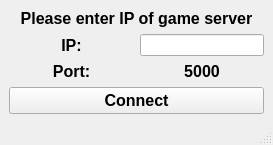
<?xml version="1.0" encoding="UTF-8"?>
<ui version="4.0">
 <class>AskForIP_Interface</class>
 <widget class="QMainWindow" name="AskForIP_Interface">
  <property name="geometry">
   <rect>
    <x>0</x>
    <y>0</y>
    <width>273</width>
    <height>145</height>
   </rect>
  </property>
  <property name="windowTitle">
   <string>MainWindow</string>
  </property>
  <widget class="QWidget" name="centralwidget">
   <layout class="QHBoxLayout" name="horizontalLayout">
    <item>
     <layout class="QVBoxLayout" name="verticalLayout">
      <item>
       <widget class="QLabel" name="label_Header">
        <property name="sizePolicy">
         <sizepolicy hsizetype="Minimum" vsizetype="Minimum">
          <horstretch>0</horstretch>
          <verstretch>0</verstretch>
         </sizepolicy>
        </property>
        <property name="font">
         <font>
          <pointsize>12</pointsize>
          <weight>75</weight>
          <bold>true</bold>
         </font>
        </property>
        <property name="layoutDirection">
         <enum>Qt::LeftToRight</enum>
        </property>
        <property name="text">
         <string>Please enter IP of game server</string>
        </property>
        <property name="alignment">
         <set>Qt::AlignCenter</set>
        </property>
       </widget>
      </item>
      <item>
       <layout class="QGridLayout" name="gridLayout">
        <item row="0" column="0">
         <widget class="QLabel" name="label_IP">
          <property name="sizePolicy">
           <sizepolicy hsizetype="Minimum" vsizetype="Minimum">
            <horstretch>0</horstretch>
            <verstretch>0</verstretch>
           </sizepolicy>
          </property>
          <property name="font">
           <font>
            <pointsize>12</pointsize>
            <weight>75</weight>
            <bold>true</bold>
           </font>
          </property>
          <property name="text">
           <string>IP:</string>
          </property>
          <property name="alignment">
           <set>Qt::AlignCenter</set>
          </property>
         </widget>
        </item>
        <item row="0" column="2">
         <widget class="QLineEdit" name="lineEdit_IP">
          <property name="sizePolicy">
           <sizepolicy hsizetype="Minimum" vsizetype="Minimum">
            <horstretch>0</horstretch>
            <verstretch>0</verstretch>
           </sizepolicy>
          </property>
          <property name="alignment">
           <set>Qt::AlignCenter</set>
          </property>
         </widget>
        </item>
        <item row="1" column="0">
         <widget class="QLabel" name="label_Port">
          <property name="sizePolicy">
           <sizepolicy hsizetype="Minimum" vsizetype="Minimum">
            <horstretch>0</horstretch>
            <verstretch>0</verstretch>
           </sizepolicy>
          </property>
          <property name="font">
           <font>
            <pointsize>12</pointsize>
            <weight>75</weight>
            <bold>true</bold>
           </font>
          </property>
          <property name="text">
           <string>Port:</string>
          </property>
          <property name="alignment">
           <set>Qt::AlignCenter</set>
          </property>
         </widget>
        </item>
        <item row="1" column="2">
         <widget class="QLabel" name="label_PortNumber">
          <property name="sizePolicy">
           <sizepolicy hsizetype="Minimum" vsizetype="Minimum">
            <horstretch>0</horstretch>
            <verstretch>0</verstretch>
           </sizepolicy>
          </property>
          <property name="font">
           <font>
            <pointsize>12</pointsize>
            <weight>75</weight>
            <bold>true</bold>
           </font>
          </property>
          <property name="text">
           <string>5000</string>
          </property>
          <property name="alignment">
           <set>Qt::AlignCenter</set>
          </property>
         </widget>
        </item>
       </layout>
      </item>
      <item>
       <widget class="QPushButton" name="pushButton_Connect">
        <property name="sizePolicy">
         <sizepolicy hsizetype="Minimum" vsizetype="Minimum">
          <horstretch>0</horstretch>
          <verstretch>0</verstretch>
         </sizepolicy>
        </property>
        <property name="font">
         <font>
          <pointsize>12</pointsize>
          <weight>75</weight>
          <bold>true</bold>
         </font>
        </property>
        <property name="text">
         <string>Connect</string>
        </property>
       </widget>
      </item>
     </layout>
    </item>
   </layout>
  </widget>
  <widget class="QStatusBar" name="statusBar"/>
 </widget>
 <resources/>
 <connections/>
</ui>
